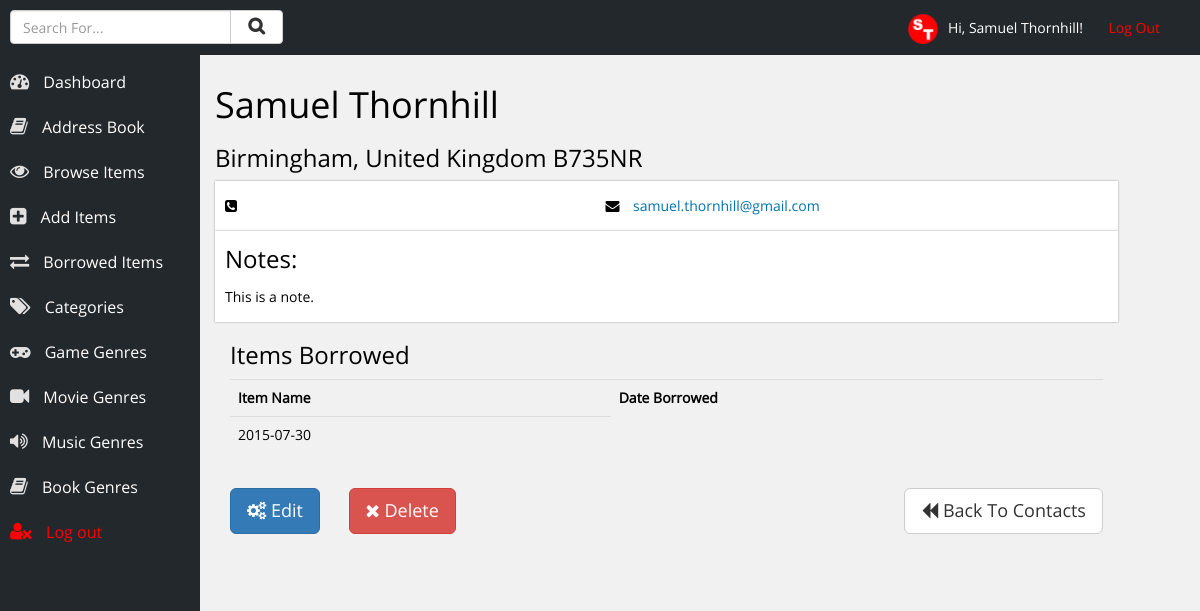
Page /contact.php?id=9 (signed in) on the committed database.
### tables this page shows
CREATE TABLE IF NOT EXISTS `users` (
  `id` int(10) NOT NULL AUTO_INCREMENT,
  `username` varchar(20) NOT NULL,
  `name` varchar(50) NOT NULL,
  `password` varchar(12) NOT NULL,
  PRIMARY KEY (`id`)
);

CREATE TABLE IF NOT EXISTS `contacts` (
  `id` int(11) NOT NULL AUTO_INCREMENT,
  `fname` varchar(50) NOT NULL,
  `lname` varchar(50) NOT NULL,
  `email` varchar(200) NOT NULL,
  `phone` varchar(20) NOT NULL,
  `house_number` varchar(150) NOT NULL,
  `town` varchar(100) NOT NULL,
  `city` varchar(100) NOT NULL,
  `post_code` varchar(25) NOT NULL,
  `borrowed` int(1) NOT NULL,
  `notes` varchar(2000) NOT NULL,
  PRIMARY KEY (`id`)
);

CREATE TABLE IF NOT EXISTS `borrowed` (
  `id` int(11) NOT NULL AUTO_INCREMENT,
  `title` int(15) NOT NULL,
  `borrowed_by` int(5) NOT NULL,
  `date_borrowed` date NOT NULL,
  PRIMARY KEY (`id`)
);

### inc/account-info.php (called while the page is built, shortened)
<?php
	$loggedIn = $_SESSION['username'];
	$result = mysqli_query($con, "SELECT * FROM users WHERE username = '$loggedIn'");
	while ($row = mysqli_fetch_array($result)) {
		$name = $row['name'];
	}
?>

### contact.php (the view, shortened to what this page needs)
<?php
	include ('inc/db_con.php');
	include ('inc/account-info.php');
	include ('inc/head.php');
?>
<?php
	$contactID = $_GET['id'];
	$result = mysqli_query($con, "SELECT * FROM contacts WHERE id='$contactID'");
	while ($row = mysqli_fetch_array($result)) {
		$fname = $row['fname'];
		$lname = $row['lname'];
		$email = $row['email'];
		$phone = $row['phone'];
		$town = $row['town'];
		$city = $row['city'];
		$post_code = $row['post_code'];
		$borrowed = $row['borrowed'];
		$notes = $row['notes'];
	}
?>
	<div class="row content-area">
		<h1><?php echo $fname . ' ' . $lname; ?></h1>
		<h3><?php echo $town . ', ' . $city . ' ' . $post_code; ?></h3>
		<div class="col-xs-11 section">
			<div class="row">
				<div class="col-xs-5">
					<p><i class="fa faIcon fa-phone-square"></i> <span class="blue-text"><?php echo $phone; ?></span></p>
				</div>
				<div class="col-xs-6">
					<p><i class="fa faIcon fa-envelope"></i> <span class="blue-text"><?php echo $email; ?></span></p>
				</div>
			</div>
		</div>
		<?php
			if ($notes!=null) {
				echo '<div class="col-xs-11 section">';
					echo '<h3>Notes:</h3>';
					echo '<p>' . $notes . '</p>';
				echo '</div>';
			}
		?>
		<?php
			if ($borrowed>0) {
			$selectBorrowed = mysqli_query($con, "SELECT * FROM borrowed WHERE borrowed_by='$contactID' ORDER BY date_borrowed ASC");
			echo '<div class="col-xs-11">';
			echo '<h3>Items Borrowed</h3>';
				echo '<table class="table table-items">';
					echo '<tr>';
						echo '<th>Item Name</th>';
						echo '<th>Date Borrowed</th>';
					echo '</tr>';
						while ($row = mysqli_fetch_array($selectBorrowed)) {
							$titleNumber = $row['title'];
							$date_borrowed = $row['date_borrowed'];
							echo '<tr class="list" onclick="location.href=\'item.php?id=' . $titleNumber . '\'">';
								echo '<td>' . $date_borrowed . '</td>';
							echo '</tr>';
						}
				echo '</table>';
			echo '</div>';
			}
		?>
		<div style="margin-top:15px;" class="col-xs-11">
			<button class="btn btn-lg btn-primary" style="margin-right:25px;" onclick="editContact()"><i class="fa fa-gears"></i> Edit</button>
			<button class="btn btn-lg btn-danger" onclick="deleteContact()"><i class="fa fa-times"></i> Delete</button>
			<button class="btn btn-lg btn-default" style="float:right;" onclick="location.href='contacts.php'"><i class="fa fa-backward"></i> Back To Contacts</button>
		</div>
	</div>
<?php include ('inc/footer.php'); ?>

### inc/head.php (shortened to what this page needs)
<!DOCTYPE html>
<html lang="en">
<head>
	<link rel="stylesheet" href="css/bootstrap.min.css" />
	<link rel="stylesheet" href="css/main.css" />
	<link rel="stylesheet" href="css/font-awesome.min.css" />
</head>
<body>
<div class="container-fluid">
	<header>
		<p class="log-out"><img style="max-height:30px; margin-right:10px;" src="images/logo.png" alt="Samuel Thornhill" />Hi, <?php echo $name; ?>! &nbsp; &nbsp; &nbsp; <a href="handlers/log-out.php">Log Out</a></p>
		<div class="row">
			<div class="col-xs-3">
				<p style="">
					<form action="search-results.php" method="POST">
						<div class="input-group">
							<input type="text" class="form-control" name="term" placeholder="Search For..." />
							<span class="input-group-btn">
								<button class="btn btn-default" style="margin-top:-20px;" type="submit" name="submit"><i class="fa fa-search" style="font-weight:bold; padding-left:5px; padding-right:5px; font-size:125%;"></i></button>
							</span>
						</div>
					</form>
				</p>
			</div>
		</div>
	</header>
	<div class="navigation">
		<ul>
			<li><a href="index.php"><i class="fa fa-tachometer"></i> Dashboard</a></li>
			<li><a href="contacts.php"><i class="fa fa-book"></i> Address Book</a></li>
			<li><a href="choose-category.php"><i class="fa fa-eye"></i> Browse Items</a></li>
			<li><a href="add-item.php"><i class="fa fa-plus-square"></i> Add Items</a></li>
			<li><a href="borrowed.php"><i class="fa fa-exchange"></i> Borrowed Items</a></li>
			<li><a href="categories.php"><i class="fa fa-tags"></i> Categories</a></li>
			<li><a href="genre.php?genre=Game"><i class="fa fa-gamepad"></i> Game Genres</a></li>
			<li><a href="genre.php?genre=Movie"><i class="fa fa-video-camera"></i> Movie Genres</a></li>
			<li><a href="genre.php?genre=Music"><i class="fa fa-volume-up"></i> Music Genres</a></li>
			<li><a href="genre.php?genre=Book"><i class="fa fa-book"></i> Book Genres</a></li>
			<li><a style="color:red;" href="handlers/log-out.php"><i style="color:red;" class="fa fa-user-times"></i> Log out</a></li>
		</ul>
	</div>

### css/main.css (style rules this page uses)
body { font-size: 14px; font-family: open-sans; background-color: #f1f1f1; color: black; }
header { width: 100%; background-color: #23282D; height: 55px; line-height: 55px; position: fixed; top: 0px; left: 0px; color: white; z-index: 99; padding-left: 10px; padding-right: 10px; }
header .log-out { float: right; margin-right: 30px; }
header .log-out a { text-decoration: none; color: red; }
.navigation { background-color: #23282D; width: 200px; height: 100%; float: left; position: fixed; top: 0px; left: 0px; padding-top: 40px; color: white; font-size: 16px; }
.navigation ul { list-style-type: none; margin: 0px; padding: 0px; margin-top: 20px; }
.navigation ul li { margin: 0px; padding: 0px; }
.navigation ul li a { color: white; text-decoration: none; height: 45px; line-height: 45px; display: block; padding-left: 10px; }
.navigation ul li a .fa { padding-right: 10px; font-size: 120%; color: #e1e1e1; }
.content-area { margin-left: 200px; padding-top: 65px; margin-bottom: 50px; }
.section { background-color: white; box-shadow: 0px 0px 2px #999; padding: 10px; }
.section h1, .section h2, .section h3, .section h4, .section h5, .section h6 { margin-top: 5px; }
.section p { margin: 0px; padding: 5px 0px 5px 0px; }
.faIcon { font-size: 125%; margin-right: 10px; color: black; }
.blue-text { color: #0073AA; }

### rows in the picture
users: name "Samuel Thornhill"
contacts: fname "Samuel", lname "Thornhill", town "Birmingham", city "United Kingdom", post_code "B735NR", email "samuel.thornhill@gmail.com", notes "This is a note."
borrowed: date_borrowed "2015-07-30"
